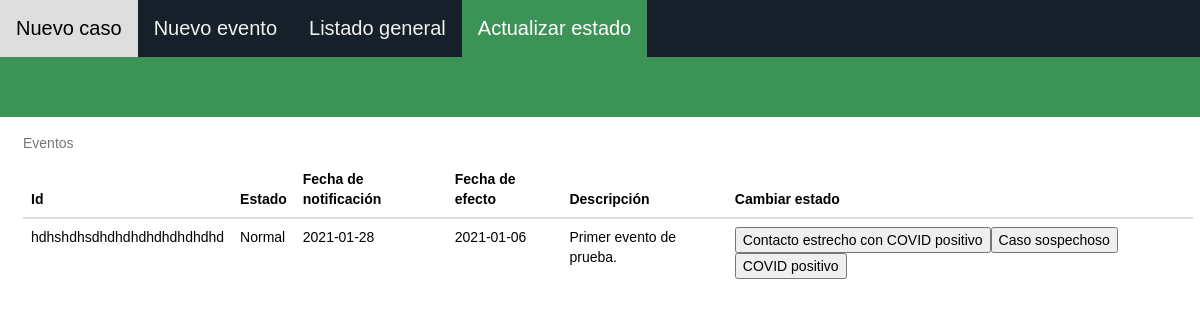
The page /actualizarEstado.php (signed in) on the database as committed earlier.
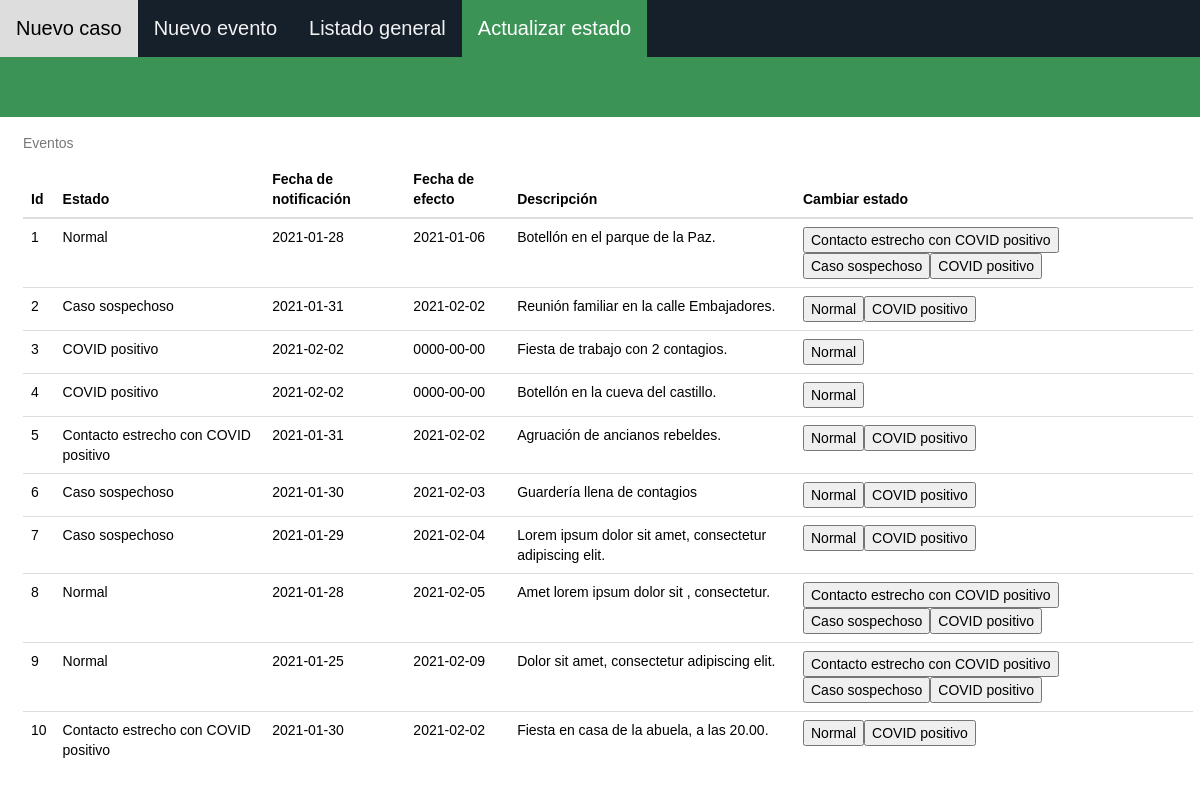
The same page on the database as committed later.
### tables this page shows
CREATE TABLE `evento` (
  `Id` int(11) NOT NULL,
  `Descripcion` char(230) NOT NULL,
  `FechaNotificacion` date NOT NULL,
  `FechaEfectoEvento` date DEFAULT NULL,
  `Estado` int(11) NOT NULL
);

### actualizarEstado.php (the view, shortened to what the changed rows need)
<!DOCTYPE html>
<html lang = "es">
<head>
    <link rel="stylesheet" href="https://maxcdn.bootstrapcdn.com/bootstrap/3.4.1/css/bootstrap.min.css">
    <link rel="stylesheet" href="css/estiloListado.css">
</head>
<body>
    <div class="container-fluid">
        <div class="row no-gutter">
            <div class="listado">
                <div class="col-lg-12">
                    <?php
                        $servername = "localhost";
                        $username = "root";
                        $password = "";
                        $dbname = "rastreocovidddbb";
                        $conn = new mysqli($servername, $username, $password, $dbname);
                        $sql = "SELECT Id, Descripcion, FechaNotificacion, FechaEfectoEvento, Estado FROM EVENTO ORDER BY Id;";
                        $result = $conn->query($sql);
                    ?>
                    <table class="table table-hover">
                        <caption>Eventos</caption>
                        <thead>
                            <tr>
                                <th scope="col">Id</th>
                                <th scope="col">Estado</th>
                                <th scope="col">Fecha de notificación</th>
                                <th scope="col">Fecha de efecto</th>
                                <th scope="col">Descripción</th>
                                <th scope="col">Cambiar estado</th>
                            </tr>
                        </thead>
                        <tbody>
                            <?php while($row = $result->fetch_assoc()) { ?>
                                <tr>
                                    <td><?php echo $row ['Id']; ?></td>
                                    <td><?php
                                        if($row ['Estado'] == '1'){
                                            echo "Normal";
                                        }else if($row ['Estado'] == '2'){
                                            echo "Normal con factor de riesgo";
                                        }else if($row ['Estado'] == '3'){
                                            echo "Contacto estrecho con COVID positivo";
                                        }else if($row ['Estado'] == '4'){
                                            echo "Caso sospechoso";
                                        }else if($row ['Estado'] == '5'){
                                            echo "COVID positivo";
                                        }else{
                                            echo "Desconocido";
                                        }
                                    ?></td>
                                    <td><?php echo $row ['FechaNotificacion']; ?></td>
                                    <td><?php echo $row ['FechaEfectoEvento']; ?></td>
                                    <td><?php echo $row ['Descripcion']; ?></td>
                                    <td><?php
                                        $idEvento = $row['Id'];
                                        if($row ['Estado'] == '1'){
                                            echo "<button onclick='actualizarEstado($idEvento, 3)'>Contacto estrecho con COVID positivo</button>";
                                            echo "<button onclick='actualizarEstado($idEvento, 4)'>Caso sospechoso</button>";
                                            echo "<button onclick='actualizarEstado($idEvento, 5)'>COVID positivo</button>";
                                        }else if($row ['Estado'] == '2'){
                                            echo "<button onclick='actualizarEstado($idEvento, 1)'>Normal</button>";
                                        }else if($row ['Estado'] == '3'){
                                            echo "<button onclick='actualizarEstado($idEvento, 1)'>Normal</button>";
                                            echo "<button onclick='actualizarEstado($idEvento, 5)'>COVID positivo</button>";
                                        }else if($row ['Estado'] == '4'){
                                            echo "<button onclick='actualizarEstado($idEvento, 1)'>Normal</button>";
                                            echo "<button onclick='actualizarEstado($idEvento, 5)'>COVID positivo</button>";
                                        }else if($row ['Estado'] == '5'){
                                            echo "<button onclick='actualizarEstado($idEvento, 1)'>Normal</button>";
                                        }else{
                                            echo "No disponible";
                                        }
                                    ?></td>
                                </tr>
                            <?php } ?>
                        </tbody>
                    </table>
                </div>
            </div>
        </div>
    </div>
</body>

Rows that differ between the two databases and show on the page:
removed evento: Id "hdhshdhsdhdhdhdhdhdhdhdhd", Estado "Normal", FechaNotificacion "2021-01-28", FechaEfectoEvento "2021-01-06", Descripcion "Primer evento de prueba."
added evento: Id "1", Estado "Normal", FechaNotificacion "2021-01-28", FechaEfectoEvento "2021-01-06", Descripcion "Botellón en el parque de la Paz."
added evento: Id "2", Estado "Caso sospechoso", FechaNotificacion "2021-01-31", FechaEfectoEvento "2021-02-02", Descripcion "Reunión familiar en la calle Embajadores."
added evento: Id "3", Estado "COVID positivo", FechaNotificacion "2021-02-02", FechaEfectoEvento "0000-00-00", Descripcion "Fiesta de trabajo con 2 contagios."
added evento: Id "4", Estado "COVID positivo", FechaNotificacion "2021-02-02", FechaEfectoEvento "0000-00-00", Descripcion "Botellón en la cueva del castillo."
added evento: Id "5", Estado "Contacto estrecho con COVID positivo", FechaNotificacion "2021-01-31", FechaEfectoEvento "2021-02-02", Descripcion "Agruación de ancianos rebeldes."
added evento: Id "6", Estado "Caso sospechoso", FechaNotificacion "2021-01-30", FechaEfectoEvento "2021-02-03", Descripcion "Guardería llena de contagios"
added evento: Id "7", Estado "Caso sospechoso", FechaNotificacion "2021-01-29", FechaEfectoEvento "2021-02-04", Descripcion "Lorem ipsum dolor sit amet, consectetur adipiscing elit."
added evento: Id "8", Estado "Normal", FechaNotificacion "2021-01-28", FechaEfectoEvento "2021-02-05", Descripcion "Amet lorem ipsum dolor sit , consectetur."
added evento: Id "9", Estado "Normal", FechaNotificacion "2021-01-25", FechaEfectoEvento "2021-02-09", Descripcion "Dolor sit amet, consectetur adipiscing elit."
added evento: Id "10", Estado "Contacto estrecho con COVID positivo", FechaNotificacion "2021-01-30", FechaEfectoEvento "2021-02-02", Descripcion "Fiesta en casa de la abuela, a las 20.00."
